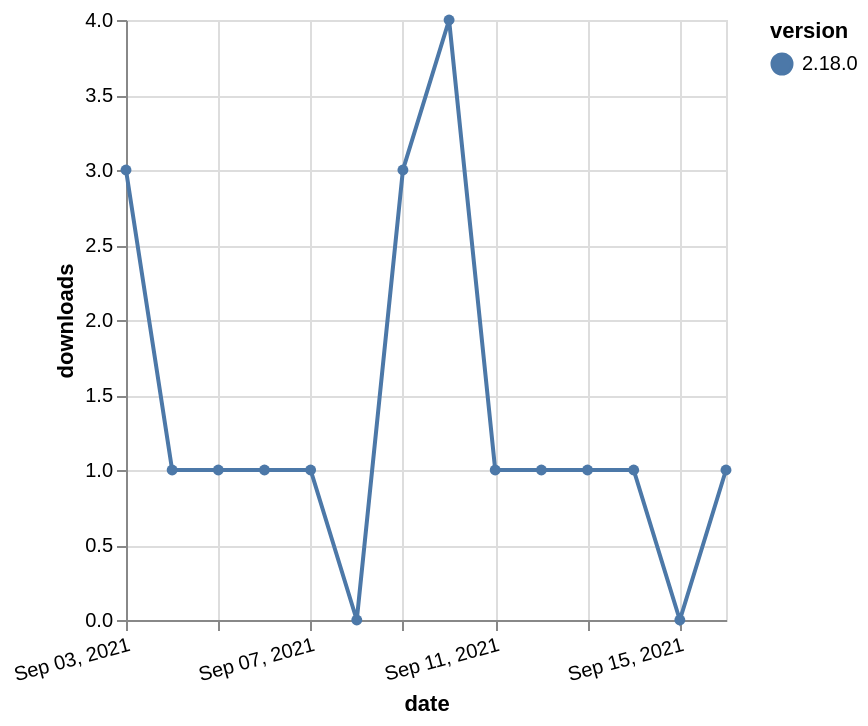

Vega-Lite specification for this chart:
### Vega-Lite specification from a JSON file in a GitHub repository (floating-point values rounded to 4 significant figures)
{"$schema": "https://vega.github.io/schema/vega-lite/v5.json", "description": "A simple bar chart with embedded data.", "data": {"values": [{"date": "2021-09-03", "total": 526, "delta": 3, "version": "2.18.0"}, {"date": "2021-09-04", "total": 527, "delta": 1, "version": "2.18.0"}, {"date": "2021-09-05", "total": 528, "delta": 1, "version": "2.18.0"}, {"date": "2021-09-06", "total": 529, "delta": 1, "version": "2.18.0"}, {"date": "2021-09-07", "total": 530, "delta": 1, "version": "2.18.0"}, {"date": "2021-09-08", "total": 530, "delta": 0, "version": "2.18.0"}, {"date": "2021-09-09", "total": 533, "delta": 3, "version": "2.18.0"}, {"date": "2021-09-10", "total": 537, "delta": 4, "version": "2.18.0"}, {"date": "2021-09-11", "total": 538, "delta": 1, "version": "2.18.0"}, {"date": "2021-09-12", "total": 539, "delta": 1, "version": "2.18.0"}, {"date": "2021-09-13", "total": 540, "delta": 1, "version": "2.18.0"}, {"date": "2021-09-14", "total": 541, "delta": 1, "version": "2.18.0"}, {"date": "2021-09-15", "total": 541, "delta": 0, "version": "2.18.0"}, {"date": "2021-09-16", "total": 542, "delta": 1, "version": "2.18.0"}]}, "width": "container", "mark": {"type": "line", "point": {"filled": true}}, "encoding": {"x": {"field": "date", "type": "temporal", "timeUnit": "yearmonthdate", "title": "date", "axis": {"labelAngle": -15}}, "y": {"field": "delta", "type": "quantitative", "title": "downloads"}, "color": {"field": "version", "type": "nominal"}, "tooltip": {"field": "delta"}}}
